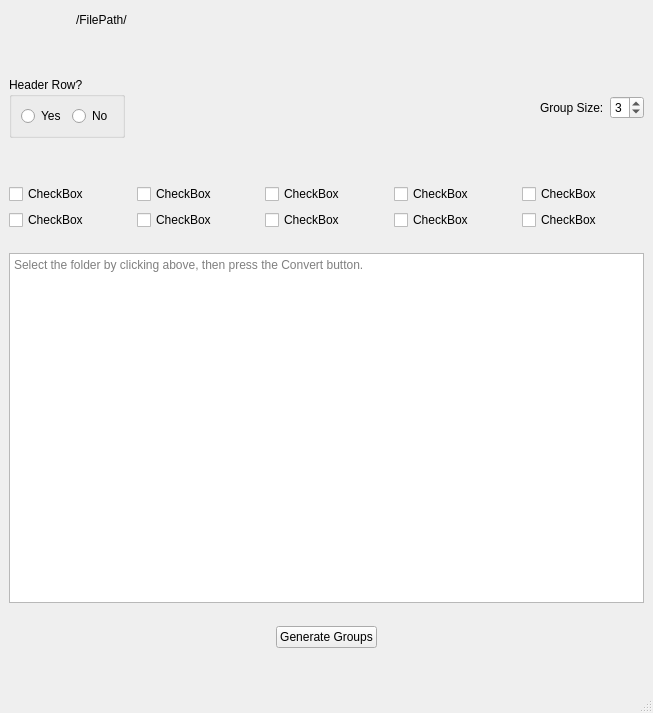
<?xml version="1.0" encoding="UTF-8"?>
<ui version="4.0">
 <class>zipRenamerMainWindow</class>
 <widget class="QMainWindow" name="zipRenamerMainWindow">
  <property name="geometry">
   <rect>
    <x>0</x>
    <y>0</y>
    <width>653</width>
    <height>713</height>
   </rect>
  </property>
  <property name="windowTitle">
   <string>MainWindow</string>
  </property>
  <widget class="QWidget" name="centralwidget">
   <layout class="QGridLayout" name="gridLayout">
    <item row="0" column="0">
     <layout class="QVBoxLayout" name="verticalLayout">
      <item>
       <layout class="QHBoxLayout" name="horizontalLayout_3">
        <item>
         <spacer name="horizontalSpacer_4">
          <property name="orientation">
           <enum>Qt::Horizontal</enum>
          </property>
          <property name="sizeType">
           <enum>QSizePolicy::Fixed</enum>
          </property>
          <property name="sizeHint" stdset="0">
           <size>
            <width>10</width>
            <height>20</height>
           </size>
          </property>
         </spacer>
        </item>
        <item>
         <widget class="QPushButton" name="spreadsheetSelectButton">
          <property name="sizePolicy">
           <sizepolicy hsizetype="Fixed" vsizetype="Fixed">
            <horstretch>0</horstretch>
            <verstretch>0</verstretch>
           </sizepolicy>
          </property>
          <property name="maximumSize">
           <size>
            <width>40</width>
            <height>35</height>
           </size>
          </property>
          <property name="toolTip">
           <string extracomment="Root Folder"/>
          </property>
          <property name="text">
           <string/>
          </property>
          <property name="icon">
           <iconset resource="groupSelectorResources.qrc">
            <normaloff>:/images/images/spreadsheet-icon.png</normaloff>:/images/images/spreadsheet-icon.png</iconset>
          </property>
          <property name="iconSize">
           <size>
            <width>50</width>
            <height>35</height>
           </size>
          </property>
          <property name="flat">
           <bool>true</bool>
          </property>
         </widget>
        </item>
        <item>
         <spacer name="horizontalSpacer_5">
          <property name="orientation">
           <enum>Qt::Horizontal</enum>
          </property>
          <property name="sizeType">
           <enum>QSizePolicy::Fixed</enum>
          </property>
          <property name="sizeHint" stdset="0">
           <size>
            <width>10</width>
            <height>20</height>
           </size>
          </property>
         </spacer>
        </item>
        <item>
         <widget class="QPushButton" name="currentSpreadsheetPathLabel">
          <property name="styleSheet">
           <string notr="true">text-align: left;</string>
          </property>
          <property name="text">
           <string>/FilePath/</string>
          </property>
          <property name="flat">
           <bool>true</bool>
          </property>
         </widget>
        </item>
        <item>
         <spacer name="horizontalSpacer_7">
          <property name="orientation">
           <enum>Qt::Horizontal</enum>
          </property>
          <property name="sizeType">
           <enum>QSizePolicy::Expanding</enum>
          </property>
          <property name="sizeHint" stdset="0">
           <size>
            <width>10</width>
            <height>20</height>
           </size>
          </property>
         </spacer>
        </item>
       </layout>
      </item>
      <item>
       <spacer name="verticalSpacer">
        <property name="orientation">
         <enum>Qt::Vertical</enum>
        </property>
        <property name="sizeHint" stdset="0">
         <size>
          <width>20</width>
          <height>40</height>
         </size>
        </property>
       </spacer>
      </item>
      <item>
       <layout class="QHBoxLayout" name="horizontalLayout_6">
        <item>
         <widget class="QGroupBox" name="hasHeaderGroup">
          <property name="title">
           <string>Header Row?</string>
          </property>
          <layout class="QHBoxLayout" name="horizontalLayout_7">
           <item>
            <widget class="QRadioButton" name="hasHeaderRowUI">
             <property name="text">
              <string>Yes</string>
             </property>
            </widget>
           </item>
           <item>
            <widget class="QRadioButton" name="noHeaderRowUI">
             <property name="text">
              <string>No</string>
             </property>
            </widget>
           </item>
          </layout>
         </widget>
        </item>
        <item>
         <spacer name="horizontalSpacer_6">
          <property name="orientation">
           <enum>Qt::Horizontal</enum>
          </property>
          <property name="sizeHint" stdset="0">
           <size>
            <width>40</width>
            <height>20</height>
           </size>
          </property>
         </spacer>
        </item>
        <item>
         <widget class="QLabel" name="label">
          <property name="text">
           <string>Group Size:</string>
          </property>
         </widget>
        </item>
        <item>
         <widget class="QSpinBox" name="groupSizeUI">
          <property name="minimum">
           <number>2</number>
          </property>
          <property name="maximum">
           <number>8</number>
          </property>
          <property name="value">
           <number>3</number>
          </property>
         </widget>
        </item>
       </layout>
      </item>
      <item>
       <spacer name="verticalSpacer_4">
        <property name="orientation">
         <enum>Qt::Vertical</enum>
        </property>
        <property name="sizeHint" stdset="0">
         <size>
          <width>20</width>
          <height>40</height>
         </size>
        </property>
       </spacer>
      </item>
      <item>
       <layout class="QGridLayout" name="gridLayout_3">
        <item row="0" column="0">
         <widget class="QCheckBox" name="checkBox1UI">
          <property name="text">
           <string>CheckBox</string>
          </property>
         </widget>
        </item>
        <item row="1" column="1">
         <widget class="QCheckBox" name="checkBox7UI">
          <property name="text">
           <string>CheckBox</string>
          </property>
         </widget>
        </item>
        <item row="0" column="1">
         <widget class="QCheckBox" name="checkBox2UI">
          <property name="text">
           <string>CheckBox</string>
          </property>
         </widget>
        </item>
        <item row="1" column="2">
         <widget class="QCheckBox" name="checkBox8UI">
          <property name="text">
           <string>CheckBox</string>
          </property>
         </widget>
        </item>
        <item row="0" column="3">
         <widget class="QCheckBox" name="checkBox4UI">
          <property name="text">
           <string>CheckBox</string>
          </property>
         </widget>
        </item>
        <item row="1" column="3">
         <widget class="QCheckBox" name="checkBox9UI">
          <property name="text">
           <string>CheckBox</string>
          </property>
         </widget>
        </item>
        <item row="1" column="4">
         <widget class="QCheckBox" name="checkBox10UI">
          <property name="text">
           <string>CheckBox</string>
          </property>
         </widget>
        </item>
        <item row="0" column="4">
         <widget class="QCheckBox" name="checkBox5UI">
          <property name="text">
           <string>CheckBox</string>
          </property>
         </widget>
        </item>
        <item row="1" column="0">
         <widget class="QCheckBox" name="checkBox6UI">
          <property name="text">
           <string>CheckBox</string>
          </property>
         </widget>
        </item>
        <item row="0" column="2">
         <widget class="QCheckBox" name="checkBox3UI">
          <property name="text">
           <string>CheckBox</string>
          </property>
         </widget>
        </item>
       </layout>
      </item>
      <item>
       <spacer name="verticalSpacer_3">
        <property name="orientation">
         <enum>Qt::Vertical</enum>
        </property>
        <property name="sizeType">
         <enum>QSizePolicy::MinimumExpanding</enum>
        </property>
        <property name="sizeHint" stdset="0">
         <size>
          <width>20</width>
          <height>5</height>
         </size>
        </property>
       </spacer>
      </item>
      <item>
       <widget class="QPlainTextEdit" name="textOutputUI">
        <property name="minimumSize">
         <size>
          <width>0</width>
          <height>350</height>
         </size>
        </property>
        <property name="placeholderText">
         <string>Select the folder by clicking above, then press the Convert button.</string>
        </property>
       </widget>
      </item>
      <item>
       <spacer name="verticalSpacer_2">
        <property name="orientation">
         <enum>Qt::Vertical</enum>
        </property>
        <property name="sizeType">
         <enum>QSizePolicy::MinimumExpanding</enum>
        </property>
        <property name="sizeHint" stdset="0">
         <size>
          <width>20</width>
          <height>5</height>
         </size>
        </property>
       </spacer>
      </item>
      <item>
       <layout class="QHBoxLayout" name="horizontalLayout">
        <item>
         <spacer name="horizontalSpacer">
          <property name="orientation">
           <enum>Qt::Horizontal</enum>
          </property>
          <property name="sizeHint" stdset="0">
           <size>
            <width>40</width>
            <height>20</height>
           </size>
          </property>
         </spacer>
        </item>
        <item>
         <widget class="QPushButton" name="generateGroupsButton">
          <property name="text">
           <string>Generate Groups</string>
          </property>
         </widget>
        </item>
        <item>
         <spacer name="horizontalSpacer_2">
          <property name="orientation">
           <enum>Qt::Horizontal</enum>
          </property>
          <property name="sizeHint" stdset="0">
           <size>
            <width>40</width>
            <height>20</height>
           </size>
          </property>
         </spacer>
        </item>
       </layout>
      </item>
      <item>
       <layout class="QHBoxLayout" name="horizontalLayout_2">
        <item>
         <widget class="QPushButton" name="helpSelectUI">
          <property name="sizePolicy">
           <sizepolicy hsizetype="Fixed" vsizetype="Fixed">
            <horstretch>0</horstretch>
            <verstretch>0</verstretch>
           </sizepolicy>
          </property>
          <property name="maximumSize">
           <size>
            <width>40</width>
            <height>35</height>
           </size>
          </property>
          <property name="toolTip">
           <string extracomment="Root Folder"/>
          </property>
          <property name="text">
           <string/>
          </property>
          <property name="icon">
           <iconset resource="groupSelectorResources.qrc">
            <normaloff>:/images/images/questionMark.png</normaloff>:/images/images/questionMark.png</iconset>
          </property>
          <property name="iconSize">
           <size>
            <width>50</width>
            <height>35</height>
           </size>
          </property>
          <property name="flat">
           <bool>true</bool>
          </property>
         </widget>
        </item>
        <item>
         <spacer name="horizontalSpacer_3">
          <property name="orientation">
           <enum>Qt::Horizontal</enum>
          </property>
          <property name="sizeHint" stdset="0">
           <size>
            <width>40</width>
            <height>20</height>
           </size>
          </property>
         </spacer>
        </item>
        <item>
         <widget class="QPushButton" name="preferencesSelectButton">
          <property name="sizePolicy">
           <sizepolicy hsizetype="Fixed" vsizetype="Fixed">
            <horstretch>0</horstretch>
            <verstretch>0</verstretch>
           </sizepolicy>
          </property>
          <property name="maximumSize">
           <size>
            <width>40</width>
            <height>35</height>
           </size>
          </property>
          <property name="toolTip">
           <string extracomment="Root Folder"/>
          </property>
          <property name="text">
           <string/>
          </property>
          <property name="icon">
           <iconset resource="groupSelectorResources.qrc">
            <normaloff>:/images/images/gearIcon.png</normaloff>:/images/images/gearIcon.png</iconset>
          </property>
          <property name="iconSize">
           <size>
            <width>50</width>
            <height>35</height>
           </size>
          </property>
          <property name="flat">
           <bool>true</bool>
          </property>
         </widget>
        </item>
       </layout>
      </item>
     </layout>
    </item>
   </layout>
  </widget>
  <widget class="QStatusBar" name="gSelectorStatusBarUI">
   <property name="font">
    <font>
     <pointsize>14</pointsize>
     <weight>75</weight>
     <bold>true</bold>
    </font>
   </property>
   <property name="styleSheet">
    <string notr="true">color: red </string>
   </property>
  </widget>
 </widget>
 <resources>
  <include location="groupSelectorResources.qrc"/>
 </resources>
 <connections/>
</ui>
